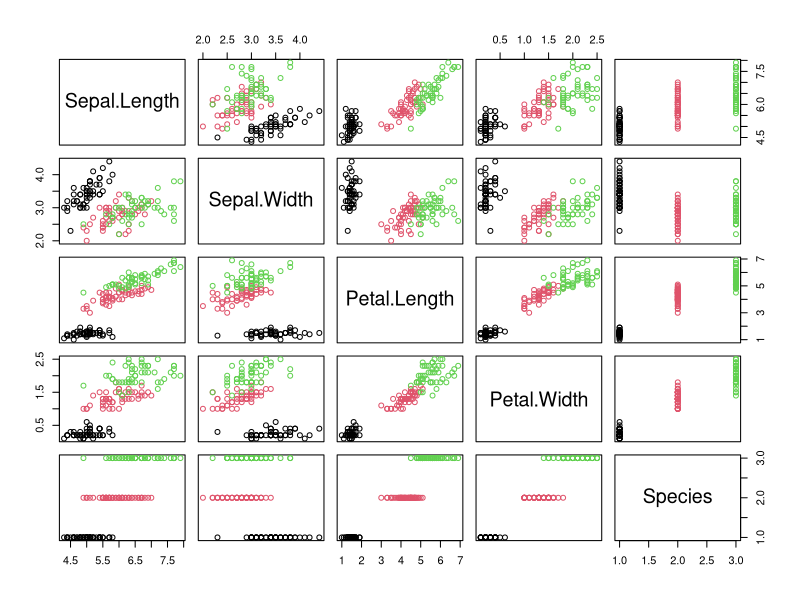
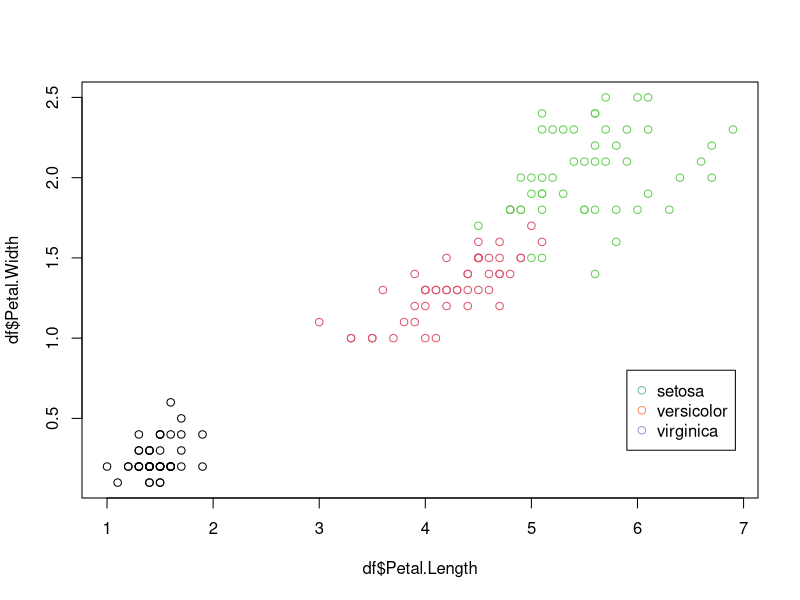
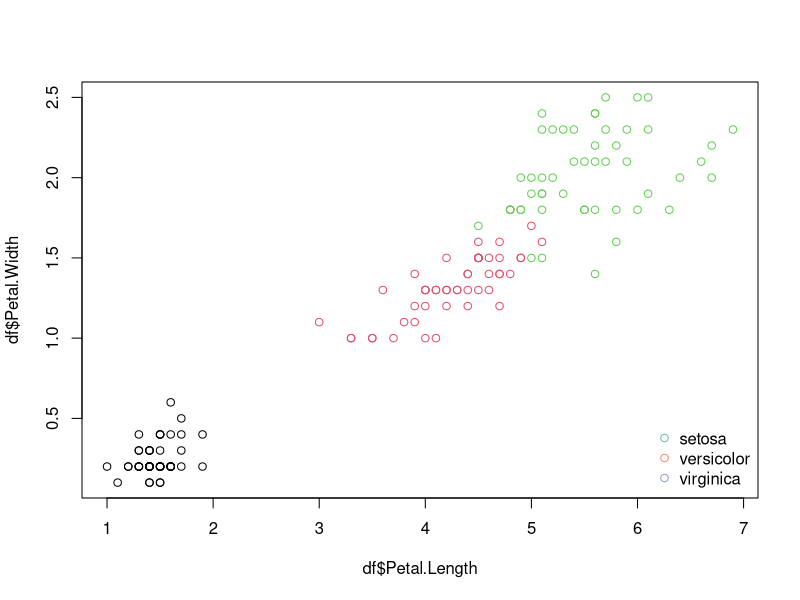
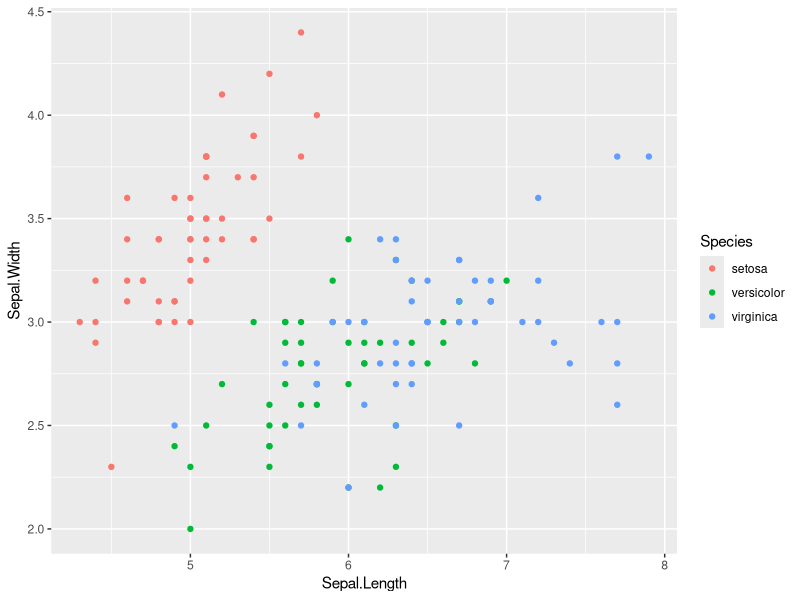
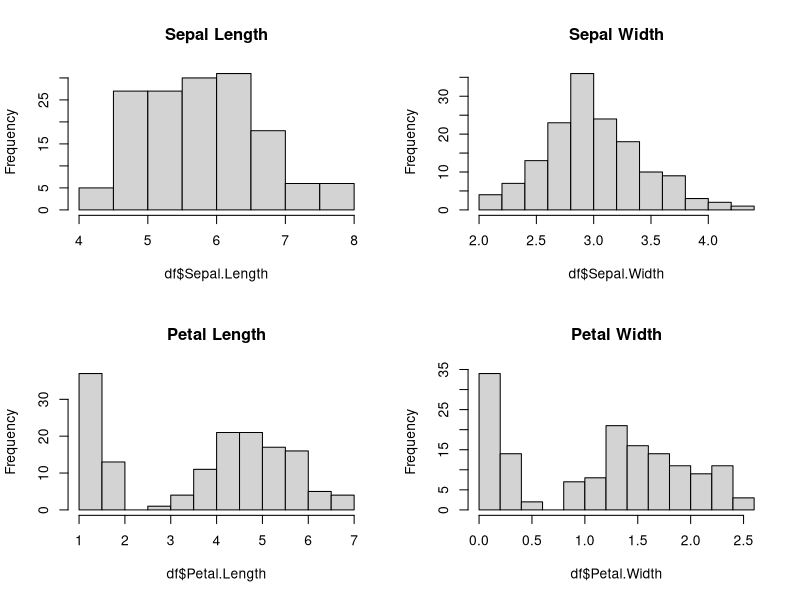
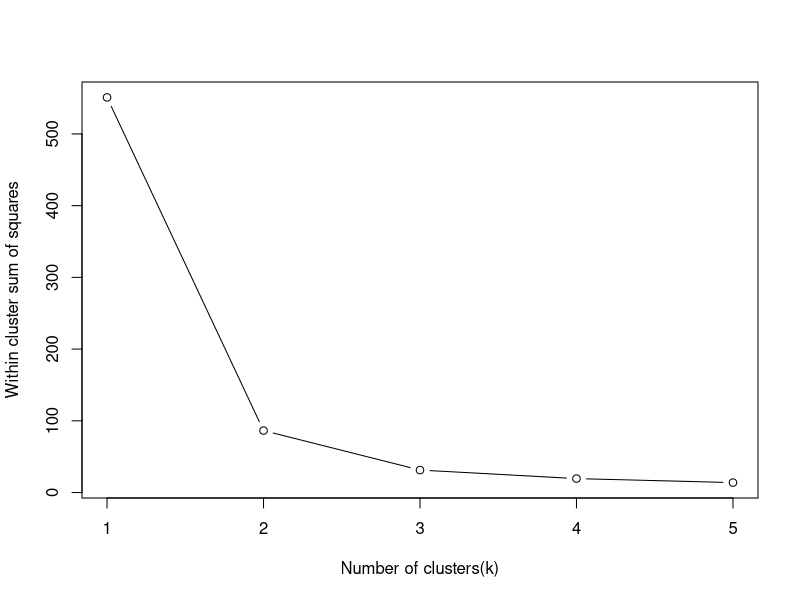

Write R code to recreate these figures, in order.
# Load data
df = iris

# Check first 5 rows
head(df)

# Variables type
sapply(df, class)

# Variables type (and some extra information)
str(df)

# Descriptive statistics
summary(df)



# FILTER (SUBSETTING) EXAMPLES
# Filter Sepal Length < 5 for all columns
df[df$Sepal.Length < 5,]

# Filter Sepal Length <= 5 for first 2 columns
df[df$Sepal.Length <= 5,1:2]

# Filter Sepal Length equal to 5 for columns chosen by name
df[df$Sepal.Length == 5,c("Sepal.Width", "Species")]

# Filter species different than setosa for all columns, except the first
df[df$Species != "setosa",-1]



# PLOTTING EXAMPLES
# Plot scatterplot all variables in the dataset, changing color accordingly to the specie
plot(df, col=df$Species)

# Plot petal lenght against width
library(RColorBrewer)
plot(df$Petal.Length, df$Petal.Width, col=df$Species)
legend(x=5.9, y=0.8, legend=levels(iris$Species), col=brewer.pal(3, "Set2"), pch=1)

plot(df$Petal.Length, df$Petal.Width, col=df$Species)
legend('bottomright', legend=levels(iris$Species), col=brewer.pal(3, "Set2"), pch=1, bty='n')

library(ggplot2)
ggplot(iris,aes(x = Sepal.Length, y = Sepal.Width, col= Species)) + geom_point()

# Histograms
dev.off()
par(mfrow=c(2,2))
hist(df$Sepal.Length, main="Sepal Length")
hist(df$Sepal.Width, main="Sepal Width")
hist(df$Petal.Length, main="Petal Length")
hist(df$Petal.Width, main="Petal Width")


# Check for correlation
cor(df[,-5])

# mean according to each specie
aggregate(df[, c(1,2,3,4)], list(df$Species), mean)


# MODELS
# K-Means
par(mfrow=c(1,1))
k.max <- 5
wss<- sapply(1:k.max,function(k){kmeans(iris[,3:4],k,nstart = 20,iter.max = 20)$tot.withinss})
wss

plot(1:k.max,wss, type= "b", xlab = "Number of clusters(k)", ylab = "Within cluster sum of squares")

icluster <- kmeans(iris[,3:4],3,nstart = 20)
table(icluster$cluster,iris$Species)

# Logit